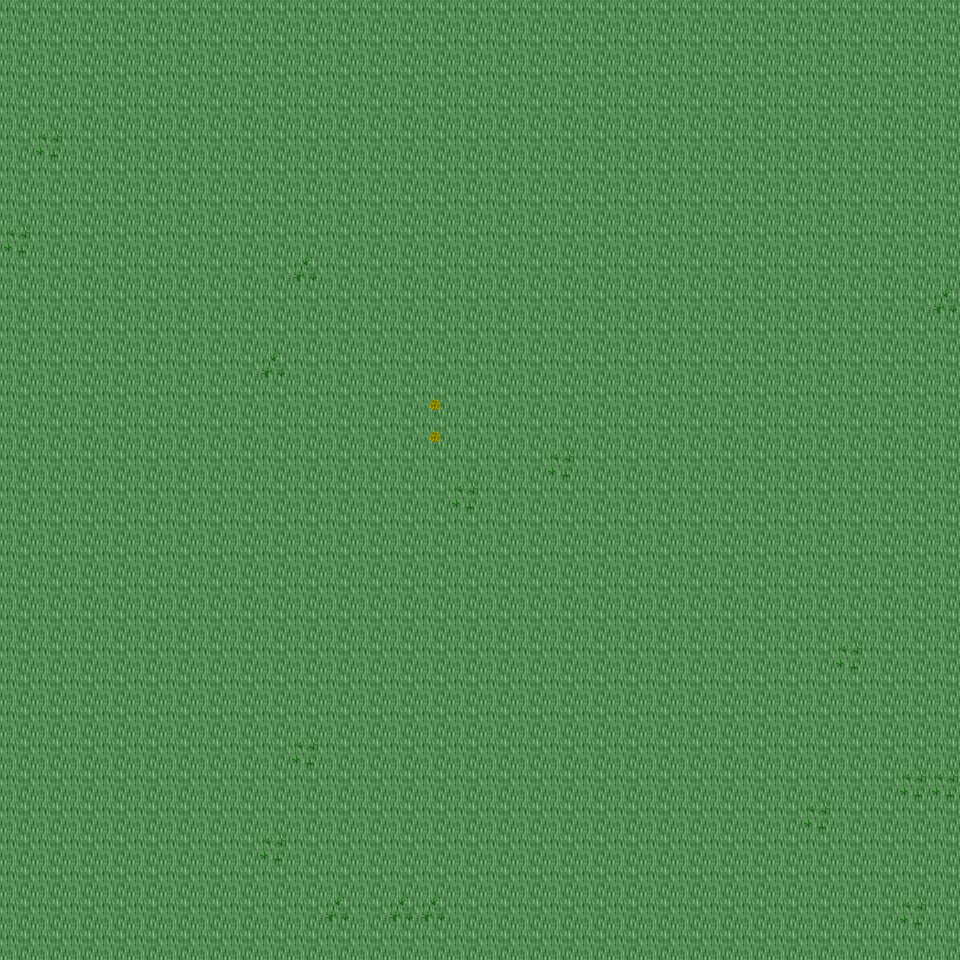

Rendered tile map (Tiled .tmx) drawn with the repository's tilesets; below, a short description and the map source with its tile grids summarised:
An orthogonal 30x30 tile map with 32x32 px tiles, 6 tile layers (Ground, Object, Object2, Above, ...), 18 tilesets and 4 objects (4x mapExit).

<map version="1.0" orientation="orthogonal" renderorder="right-down" width="30" height="30" tilewidth="32" tileheight="32" nextobjectid="5">
  <tileset firstgid="1" name="tileset_ground_ground" tilewidth="32" tileheight="32" tilecount="33" columns="3">
    <image source="../drawable/tileset_ground_ground.png" width="96" height="352" />
  </tileset>
  <tileset firstgid="34" name="tileset_plant_flower_daisy_white" tilewidth="32" tileheight="32" tilecount="8" columns="2">
    <image source="../drawable/tileset_plant_flower_daisy_white.png" width="64" height="128" />
  </tileset>
  <tileset firstgid="42" name="tileset_plant_grasses" tilewidth="32" tileheight="32" tilecount="6" columns="3">
    <image source="../drawable/tileset_plant_grasses.png" width="96" height="64" />
  </tileset>
  <tileset firstgid="48" name="tileset_plant_flower_daisy_yellow" tilewidth="32" tileheight="32" tilecount="8" columns="2">
    <image source="../drawable/tileset_plant_flower_daisy_yellow.png" width="64" height="128" />
  </tileset>
  <tileset firstgid="56" name="tileset_plant_flower_daisy_blue" tilewidth="32" tileheight="32" tilecount="8" columns="2">
    <image source="../drawable/tileset_plant_flower_daisy_blue.png" width="64" height="128" />
  </tileset>
  <tileset firstgid="64" name="tileset_plant_flower_daisy_red" tilewidth="32" tileheight="32" tilecount="8" columns="2">
    <image source="../drawable/tileset_plant_flower_daisy_red.png" width="64" height="128" />
  </tileset>
  <tileset firstgid="72" name="tileset_plant_tree_tree_darkgreen" tilewidth="32" tileheight="32" tilecount="88" columns="8">
    <image source="../drawable/tileset_plant_tree_tree_darkgreen.png" width="256" height="352" />
  </tileset>
  <tileset firstgid="160" name="tileset_logic_creature_animal" tilewidth="32" tileheight="32" tilecount="32" columns="8">
    <image source="../drawable/tileset_logic_creature_animal.png" width="256" height="128" />
  </tileset>
  <tileset firstgid="192" name="tileset_logic_creature_elf" tilewidth="32" tileheight="32" tilecount="16" columns="8">
    <image source="../drawable/tileset_logic_creature_elf.png" width="256" height="64" />
  </tileset>
  <tileset firstgid="208" name="tileset_logic_collision" tilewidth="32" tileheight="32" tilecount="1" columns="1">
    <image source="../drawable/tileset_logic_collision.png" width="32" height="32" />
  </tileset>
  <tileset firstgid="209" name="tileset_logic_creature_human_evil" tilewidth="32" tileheight="32" tilecount="16" columns="8">
    <image source="../drawable/tileset_logic_creature_human_evil.png" width="256" height="64" />
  </tileset>
  <tileset firstgid="225" name="tileset_logic_portal" tilewidth="32" tileheight="32" tilecount="24" columns="8">
    <image source="../drawable/tileset_logic_portal.png" width="256" height="96" />
  </tileset>
  <tileset firstgid="249" name="tileset_ground_green_paving" tilewidth="32" tileheight="32" tilecount="18" columns="3">
    <image source="../drawable/tileset_ground_green_paving.png" width="96" height="192" />
  </tileset>
  <tileset firstgid="267" name="tileset_ground_water_swamp_water" tilewidth="32" tileheight="32" tilecount="33" columns="3">
    <image source="../drawable/tileset_ground_water_swamp_water.png" width="96" height="352" />
  </tileset>
  <tileset firstgid="300" name="tileset_plant_grasses_swamp" tilewidth="32" tileheight="32" tilecount="42" columns="6">
    <image source="../drawable/tileset_plant_grasses_swamp.png" width="192" height="224" />
  </tileset>
  <tileset firstgid="342" name="tileset_logic_protection" tilewidth="32" tileheight="32" tilecount="2" columns="2">
    <image source="../drawable/tileset_logic_protection.png" width="64" height="32" />
  </tileset>
  <tileset firstgid="344" name="tileset_logic_creature_ogre" tilewidth="32" tileheight="32" tilecount="4" columns="4">
    <image source="../drawable/tileset_logic_creature_ogre.png" width="128" height="32" />
  </tileset>
  <tileset firstgid="348" name="tileset_logic_creature_undead_skeleton" tilewidth="32" tileheight="32" tilecount="6" columns="6">
    <image source="../drawable/tileset_logic_creature_undead_skeleton.png" width="192" height="32" />
  </tileset>
  <layer name="Ground" width="30" height="30">
    <data>[900 cells, 900 non-empty, 1 distinct tile ids]</data>
  </layer>
  <layer name="Object" width="30" height="30">
    <data>[900 cells, 19 non-empty, 3 distinct tile ids]</data>
  </layer>
  <layer name="Object2" width="30" height="30">
    <data>[900 cells, 0 non-empty, 0 distinct tile ids]</data>
  </layer>
  <layer name="Above" width="30" height="30">
    <data>[900 cells, 0 non-empty, 0 distinct tile ids]</data>
  </layer>
  <layer name="Above2" width="30" height="30">
    <data>[900 cells, 0 non-empty, 0 distinct tile ids]</data>
  </layer>
  <layer name="Walkable" width="30" height="30">
    <data>[900 cells, 0 non-empty, 0 distinct tile ids]</data>
  </layer>
  <objectgroup name="MapEvents">
    <object id="1" name="north" type="mapExit" x="0" y="0" width="960" height="32">
      <properties>
        <property name="map" value="level_0_x189_y59" />
        <property name="x" value="0" />
        <property name="y" value="28" />
      </properties>
    </object>
    <object id="2" name="south" type="mapExit" x="0" y="928" width="960" height="32">
      <properties>
        <property name="map" value="level_0_x189_y61" />
        <property name="x" value="0" />
        <property name="y" value="1" />
      </properties>
    </object>
    <object id="3" name="west" type="mapExit" x="0" y="0" width="32" height="960">
      <properties>
        <property name="map" value="level_0_x188_y60" />
        <property name="x" value="28" />
        <property name="y" value="0" />
      </properties>
    </object>
    <object id="4" name="east" type="mapExit" x="928" y="0" width="32" height="960">
      <properties>
        <property name="map" value="level_0_x190_y60" />
        <property name="x" value="1" />
        <property name="y" value="0" />
      </properties>
    </object>
  </objectgroup>
</map>
